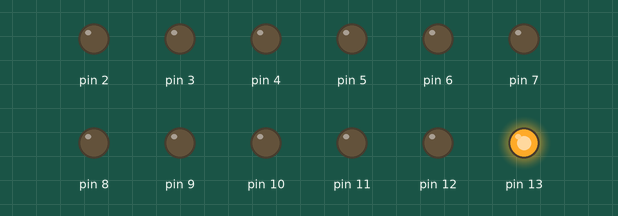
Bench run of a sketch on a simulated Arduino Uno, built with avr-gcc and run on an emulated ATmega328P. Parts: output pins drawn as LEDs (lit = HIGH).

Above: at 0.05 s.
At 0.45 s:
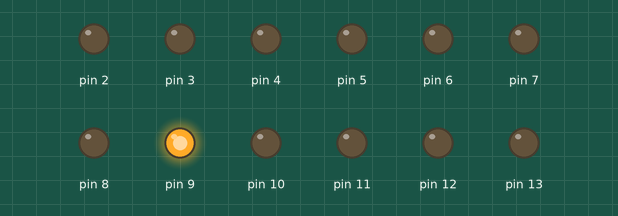
At 0.95 s:
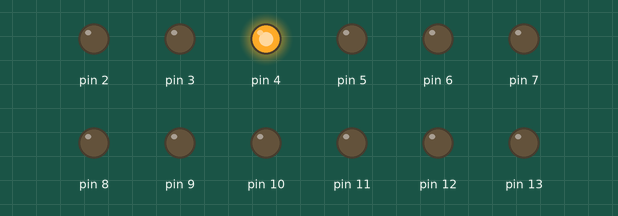
At 1.85 s:
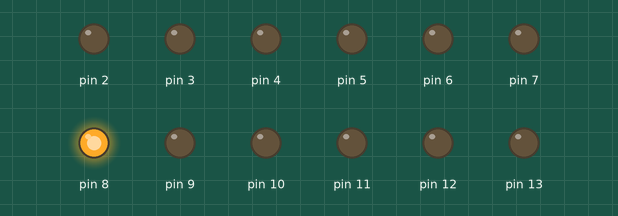
At 3.6 s:
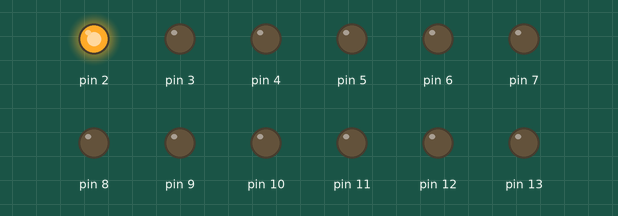
At 5.45 s:
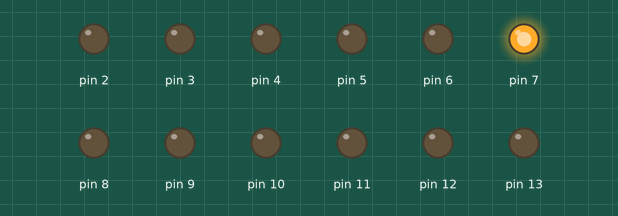
Timing chart, 0 to 5.8 s (numbered marks = the images above):
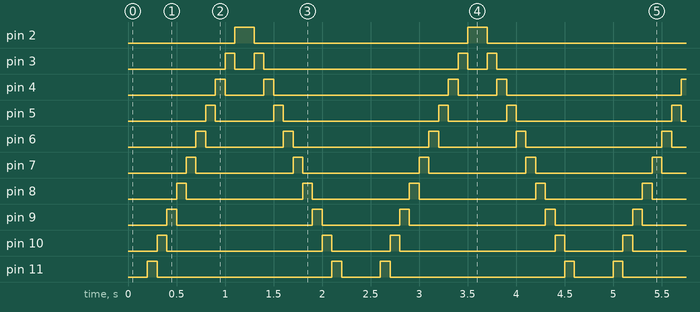

Measured:
- by itself, pin 2: alternates HIGH for 0.20 s and LOW for 2.2 s
- by itself, pin 3: repeats every 2.4 s: LOW 0.20 s, HIGH 0.10 s, LOW 2.0 s, HIGH 0.10 s
- by itself, pin 4: repeats every 2.4 s: LOW 0.40 s, HIGH 0.10 s, LOW 1.8 s, HIGH 0.10 s
- by itself, pin 5: repeats every 2.4 s: LOW 0.60 s, HIGH 0.10 s, LOW 1.6 s, HIGH 0.10 s
- by itself, pin 6: repeats every 2.4 s: LOW 0.80 s, HIGH 0.10 s, LOW 1.4 s, HIGH 0.10 s
- by itself, pin 7: repeats every 2.4 s: LOW 1.0 s, HIGH 0.10 s, LOW 1.2 s, HIGH 0.10 s
- by itself, pin 8: repeats every 2.4 s: LOW 1.2 s, HIGH 0.10 s, LOW 1.0 s, HIGH 0.10 s
- by itself, pin 9: repeats every 2.4 s: LOW 1.4 s, HIGH 0.10 s, LOW 0.80 s, HIGH 0.10 s

The sketch:

Lab_Exercise_1.1.ino
```cpp
// C++ code
//
const int numLeds = 12;

int time = 100;

void setup() {
  for (int thisPin = 2; thisPin < 14; thisPin++) {
  	pinMode(thisPin, OUTPUT);
  }
}

void loop() {
  for (int thisPin = 13; thisPin > 1; thisPin--) {
    digitalWrite(thisPin, HIGH);
    delay(time);
    digitalWrite(thisPin, LOW);
  }

  for (int thisPin = 2; thisPin < 14; thisPin++) {
    digitalWrite(thisPin, HIGH);
    delay(time);
    digitalWrite(thisPin, LOW);
  }
}
```
